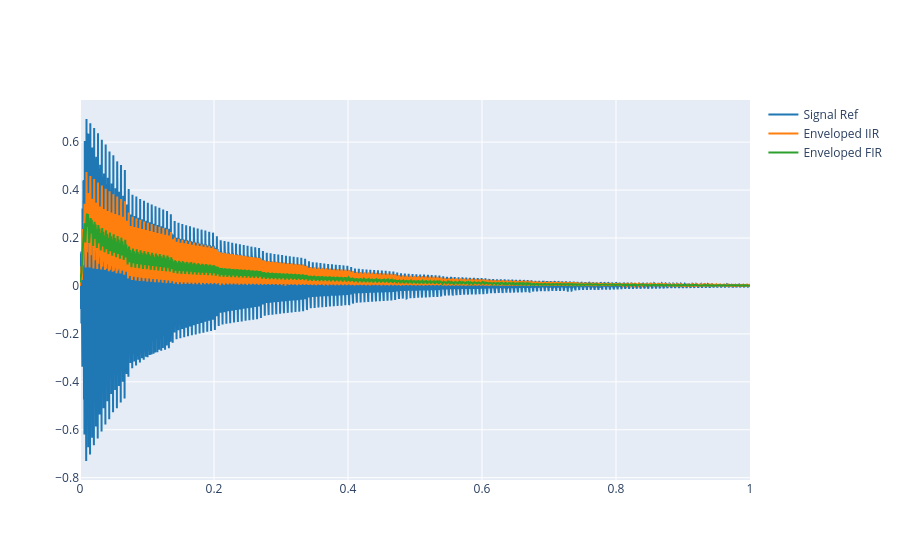

The notebook cell saved with this chart:
### Markdown cell above
Extract the envelope of your reference signal using both the FIR and IIR filters and compare the results plot them along with the signal. Change the value of $r$ until you are comfortable with the result.

### Code cell
x_ref, fs = load_audio("sis1_group5/labs/audio/audio.wav")

r = 0.9

env_fir = envelope(x_ref, 100)
env_iir = envelope_iir(x_ref, r)


plot_signals([x_ref,env_iir, env_fir], fs, name=['Signal Ref', 'Enveloped IIR', 'Enveloped FIR'], mode='lines')

### Figure 1 — Plotly figure (JSON) as saved in the notebook; plotly's stock layout.template omitted (floating-point values rounded to 4 significant figures; data arrays with more than 128 entries replaced by an {"elided": "..."} marker saying what was removed)
{"data": [{"line": {"color": "#1f77b4", "shape": "linear"}, "mode": "lines", "name": "Signal Ref", "type": "scatter", "x": {"elided": "44100 float values"}, "y": {"elided": "44100 float values"}}, {"line": {"color": "#ff7f0e", "shape": "linear"}, "mode": "lines", "name": "Enveloped IIR", "type": "scatter", "x": {"elided": "44100 float values"}, "y": {"elided": "44100 float values"}}, {"line": {"color": "#2ca02c", "shape": "linear"}, "mode": "lines", "name": "Enveloped FIR", "type": "scatter", "x": {"elided": "44100 float values"}, "y": {"elided": "44100 float values"}}], "layout": {}}
